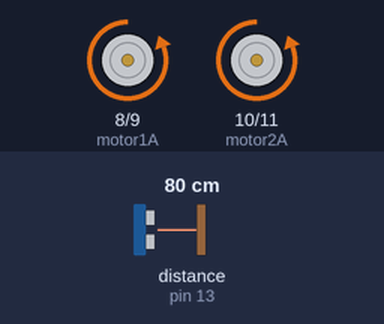
The sketch below on a simulated Arduino Uno, built with avr-gcc and run on an emulated ATmega328P. Parts: motor-driver pin pairs drawn as motors (green arrow = first pin HIGH = forward, orange = second pin HIGH = backward, longer = more drive). The test bench sets the inputs (shaded band); at power-on: distance to the obstacle (sensor on pin 13) 80 cm. The echo pulse lasts 58.3 µs per cm.

Above: at 1.2 s.
1.3 s: distance to the obstacle (sensor on pin 13) set to 17 cm
2.8 s: distance to the obstacle (sensor on pin 13) set to 13 cm
At 3.1 s:
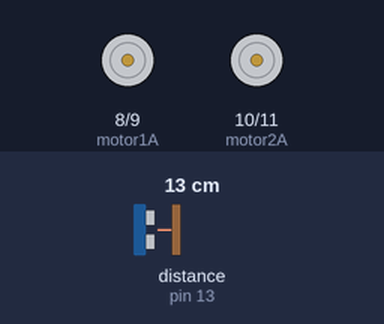
5.8 s: distance to the obstacle (sensor on pin 13) set to 18 cm
At 6.85 s:
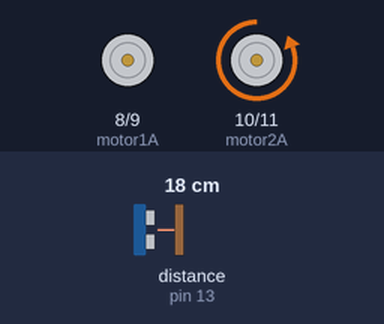
8.5 s: distance to the obstacle (sensor on pin 13) set to 2 cm
At 9.3 s:
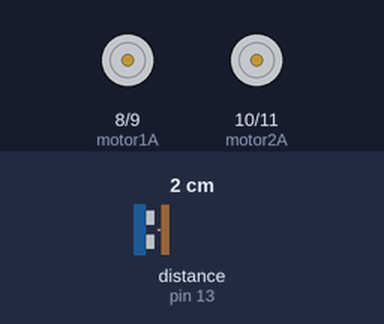
Timing chart, 0 to 12.5 s (numbered marks = the images above; inputs shaded):
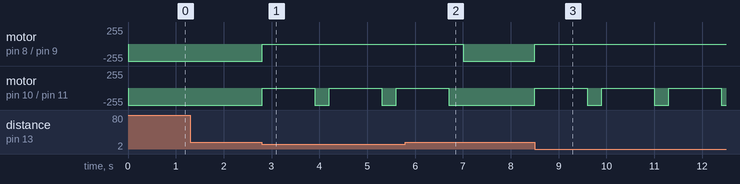

Measured:
- the behaviour switches between 16 and 15 cm on distance to the obstacle (sensor on pin 13) (found by bisection; images 0 and 1)
- after the input at 1.3 s, every drawn part: stays the same
- after the input at 2.8 s, motor on pin 8 (motor1A) / pin 9 (motor1B): backward 255/255 → stopped at once; motor on pin 10 (motor2A) / pin 11 (motor2B): alternates backward 255/255 for 0.30 s and stopped for 1.1 s, starting at once
- after the input at 5.8 s, motor on pin 8 (motor1A) / pin 9 (motor1B): stopped → backward 255/255 after 1.2 s; motor on pin 10 (motor2A) / pin 11 (motor2B): goes on until 6.7 s, then stays backward 255/255
- after the input at 8.5 s, motor on pin 8 (motor1A) / pin 9 (motor1B): backward 255/255 → stopped at once; motor on pin 10 (motor2A) / pin 11 (motor2B): alternates backward 255/255 for 0.30 s and stopped for 1.1 s, starting at once

The sketch:

fabricioROKTK.ino
```cpp
#include <Ultrasonic.h>

#define TRIGGER_PIN  12
#define ECHO_PIN     13

#define motor1A 8
#define motor1B 9
#define motor2A 10
#define motor2B 11
#define sensor1 5
#define sensor2 6
#define sensor3 3

Ultrasonic ultrasonic(TRIGGER_PIN, ECHO_PIN);

void setup() {
  // put your setup code here, to run once:
  pinMode(motor1A, OUTPUT);
  pinMode(motor1B, OUTPUT);
  pinMode(motor2A, OUTPUT);
  pinMode(motor2B, OUTPUT);
  pinMode(sensor1, INPUT);
  pinMode(sensor2, INPUT);
  pinMode(sensor3, INPUT);
  Serial.begin(9600);
}

void loop() {
  // put your main code here, to run repeatedly:
  float cmMsec;
  long microsec = ultrasonic.timing();
  cmMsec = ultrasonic.convert(microsec, Ultrasonic::CM);

  if(cmMsec>15){
    acelerar();
  }
  else{
    parar();
    delay(600);
    voltar();
    delay(500);
    esquerda();
    delay(300);
  }

  /*if(digitalRead(sensor1)==0 && digitalRead(sensor2)==0 && digitalRead(sensor3)==0){
    acelerar();
  }
  else if(digitalRead(sensor1)==1 && digitalRead(sensor2)==0 && digitalRead(sensor3)==0){
    direita();
  }
  else if(digitalRead(sensor1)==0 && digitalRead(sensor2)==0 && digitalRead(sensor3)==1){
    esquerda();
  }
  else if(digitalRead(sensor1)==0 && digitalRead(sensor2)==1 && digitalRead(sensor3)==1){
    esquerda();
  }
  else if(digitalRead(sensor1)==1 && digitalRead(sensor2)==1 && digitalRead(sensor3)==0){
    direita();
  }
  else{
    parar();
  }*/

}
void acelerar(){
  //o carrinho segue em frente
  digitalWrite(motor1A, LOW);
  digitalWrite(motor1B, HIGH);
  digitalWrite(motor2A, LOW);
  digitalWrite(motor2B, HIGH);
}
void direita(){
  //o carrinho vira para a direita
  digitalWrite(motor1A, LOW);
  digitalWrite(motor1B, HIGH);
  digitalWrite(motor2A, LOW);
  digitalWrite(motor2B, LOW);
}
void esquerda(){
  //o carrinho vira pra esquerda
  digitalWrite(motor1A, LOW);
  digitalWrite(motor1B, LOW);
  digitalWrite(motor2A, LOW);
  digitalWrite(motor2B, HIGH);
}
void voltar(){
  digitalWrite(motor1A, LOW);
  digitalWrite(motor1B, LOW);
  digitalWrite(motor2A, LOW);
  digitalWrite(motor2B, LOW);
}
void parar(){
  digitalWrite(motor1A, LOW);
  digitalWrite(motor1B, LOW);
  digitalWrite(motor2A, LOW);
  digitalWrite(motor2B, LOW);
}
```
